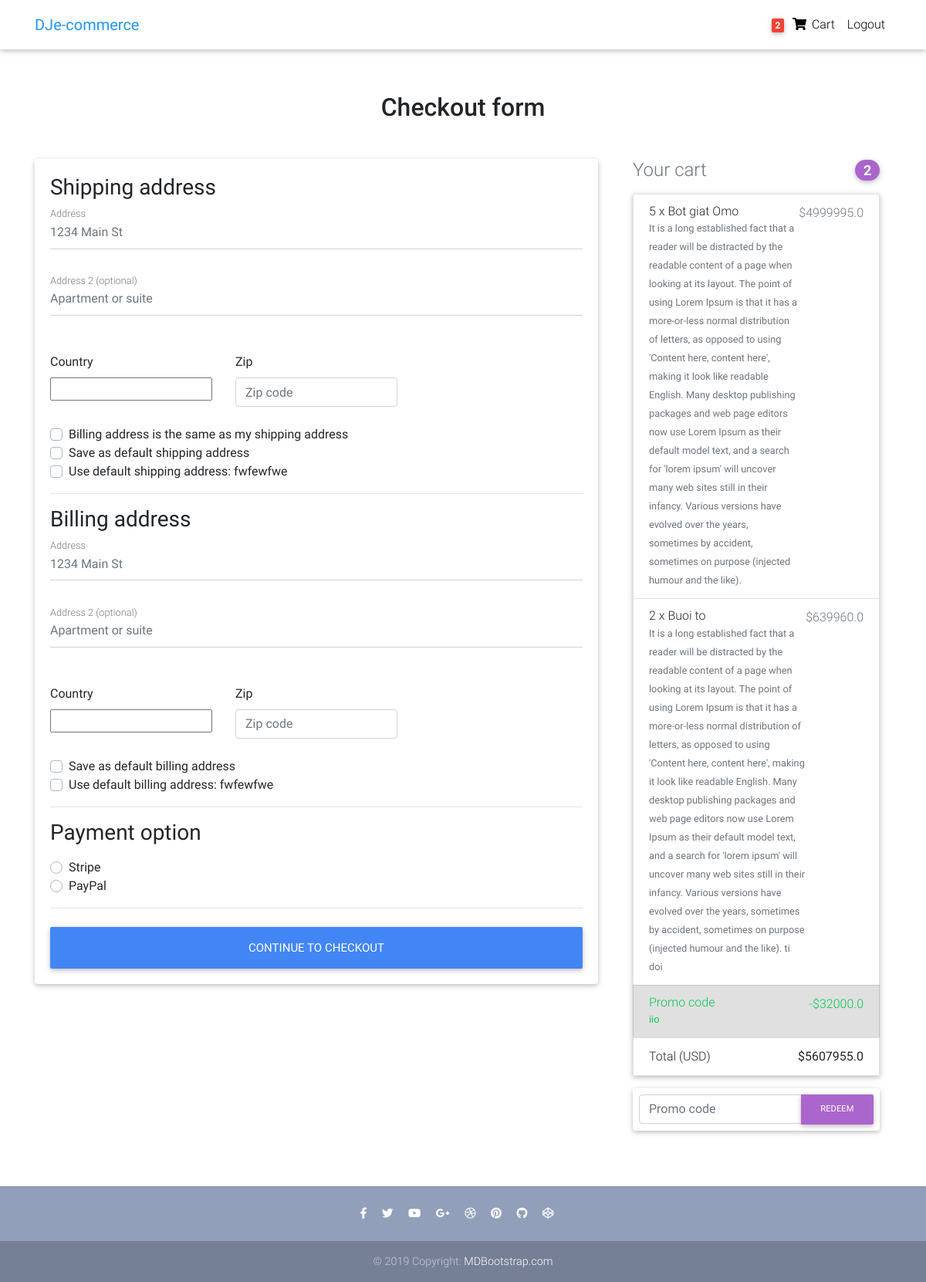
Screenshot of /checkout/ (signed in) with the database file from the repository.
### core/models.py (models this page shows, shortened)
class Order(models.Model):
    user = models.ForeignKey(settings.AUTH_USER_MODEL,
                             on_delete=models.CASCADE)
    ref_code = models.CharField(max_length=20, blank=True, null=True)
    items = models.ManyToManyField(OrderItem)
    start_date = models.DateTimeField(auto_now_add=True)
    ordered_date = models.DateTimeField()
    ordered = models.BooleanField(default=False)
    shipping_address = models.ForeignKey(
        'Address', related_name='shipping_address', on_delete=models.SET_NULL, blank=True, null=True)
    billing_address = models.ForeignKey(
        'Address', related_name='billing_address', on_delete=models.SET_NULL, blank=True, null=True)
    payment = models.ForeignKey(
        'Payment', on_delete=models.SET_NULL, blank=True, null=True)
    coupon = models.ForeignKey(
        'Coupon', on_delete=models.SET_NULL, blank=True, null=True)
    being_delivered = models.BooleanField(default=False)
    received = models.BooleanField(default=False)
    refund_requested = models.BooleanField(default=False)
    refund_granted = models.BooleanField(default=False)
    '''
    1. Item added to cart
    2. Adding a billing address
    (Failed checkout) -> no chua lam ne. dm no nua
    3. Payment
    (Preprocessing, processing, packaging etc.)
    4. Being delivered
    5. Received
    6. Refunds
    '''
    def get_total(self):
        total = 0
        for order_item in self.items.all():
            total += order_item.get_final_price()
        if self.coupon:
            total -= self.coupon.amount
        return total

class Address(models.Model):
    user = models.ForeignKey(settings.AUTH_USER_MODEL,
                             on_delete=models.CASCADE)
    street_address = models.CharField(max_length=100)
    apartment_address = models.CharField(max_length=100)
    country = CountryField(multiple=False)
    zip = models.CharField(max_length=100)
    address_type = models.CharField(max_length=1, choices=ADDRESS_CHOICES)
    default = models.BooleanField(default=False)
    class Meta:
        verbose_name_plural = 'Addresses'

class OrderItem(models.Model):
    user = models.ForeignKey(settings.AUTH_USER_MODEL,
                             on_delete=models.CASCADE)
    ordered = models.BooleanField(default=False)
    item = models.ForeignKey(Item, on_delete=models.CASCADE)
    quantity = models.IntegerField(default=1)
    def get_total_item_price(self):
        return self.quantity * self.item.price
    def get_total_discount_item_price(self):
        return self.quantity * self.item.discount_price
    def get_final_price(self):
        if self.item.discount_price:
            return self.get_total_discount_item_price()
        return self.get_total_item_price()

class Item(models.Model):
    title = models.CharField(max_length=100)
    price = models.FloatField()
    discount_price = models.FloatField(blank=True, null=True)
    category = models.CharField(choices=CATEGORY_CHOICES, max_length=2)
    label = models.CharField(choices=LABEL_CHOICES, max_length=1)
    slug = models.SlugField()
    description = models.TextField()
    image = models.ImageField()

class Coupon(models.Model):
    code = models.CharField(max_length=15)
    amount = models.FloatField()

### core/views.py (the view, shortened to what this page needs)
# urls.py: path('checkout/', CheckoutView.as_view(), name='checkout'),
class CheckoutView(View):
    def get(self, *args, **kwargs):
        try:
            order = Order.objects.get(user=self.request.user, ordered=False)
            form = CheckoutForm()
            context = {
                'form': form,
                'couponform': CouponForm(),
                'order': order,
                'DISPLAY_COUPON_FORM': True
            }
            shipping_address_qs = Address.objects.filter(
                user=self.request.user,
                address_type='S',
                default=True
            )
            if shipping_address_qs.exists():
                context.update(
                    {'default_shipping_address': shipping_address_qs[0]})
            billing_address_qs = Address.objects.filter(
                user=self.request.user,
                address_type='B',
                default=True
            )
            if billing_address_qs.exists():
                context.update(
                    {'default_billing_address': billing_address_qs[0]})
            return render(self.request, "checkout.html", context)
        except ObjectDoesNotExist:
            messages.info(self.request, "You do not have an active order")
            return redirect("core:checkout")

### core/forms.py
class CheckoutForm(forms.Form):
    shipping_address = forms.CharField(required=False)
    shipping_address2 = forms.CharField(required=False)
    shipping_country = CountryField(blank_label='(select country)').formfield(
        required=False,
        widget=CountrySelectWidget(attrs={
            'class': 'custom-select d-block w-100',
        }))
    shipping_zip = forms.CharField(required=False)
    billing_address = forms.CharField(required=False)
    billing_address2 = forms.CharField(required=False)
    billing_country = CountryField(blank_label='(select country)').formfield(
        required=False,
        widget=CountrySelectWidget(attrs={
            'class': 'custom-select d-block w-100',
        }))
    billing_zip = forms.CharField(required=False)
    same_billing_address = forms.BooleanField(required=False)
    set_default_shipping = forms.BooleanField(required=False)
    use_default_shipping = forms.BooleanField(required=False)
    set_default_billing = forms.BooleanField(required=False)
    use_default_billing = forms.BooleanField(required=False)
    payment_option = forms.ChoiceField(
        widget=forms.RadioSelect, choices=PAYMENT_CHOICES)

class CouponForm(forms.Form):
    code = forms.CharField(widget=forms.TextInput(attrs={
        'class': 'form-control',
        'placeholder': 'Promo code',
        'aria-label': 'Recipient\'s username',
        'aria-describedby': 'basic-addon2'
    }))

### core/templatetags/cart_template_tags.py (called while the page is built)
@register.filter
def cart_item_count(user):
    if user.is_authenticated:
        qs = Order.objects.filter(user=user, ordered=False)
        if qs.exists():
            return qs[0].items.count()
    return 0

### templates/checkout.html (shortened to what this page needs)
{% extends "base.html" %}
{% load crispy_forms_tags %}
{% block content %}
  <main >
    <div class="container wow fadeIn">
      <h2 class="my-5 h2 text-center">Checkout form</h2>
      <div class="row">
        <div class="col-md-8 mb-4">
          <div class="card">
            <form method="POST" class="card-body">
              <h3>Shipping address</h3>
              <div class='hideable_shipping_form'>
                <div class="md-form mb-5">
                  <input type='text' placeholder='1234 Main St' id='shipping_address' name='shipping_address' class='form-control' />
                  <label for="shipping_address" class="">Address</label>
                </div>
                <div class="md-form mb-5">
                  <input type='text' placeholder='Apartment or suite' id='shipping_address2' name='shipping_address2' class='form-control' />
                  <label for="shipping_address2" class="">Address 2 (optional)</label>
                </div>
                <div class="row">
                  <div class="col-lg-4 col-md-12 mb-4">
                    <label for="country">Country</label>
                    {{ form.shipping_country }}
                  </div>
                  <div class="col-lg-4 col-md-6 mb-4">
                    <label for="shipping_zip">Zip</label>
                    <input type='text' placeholder='Zip code' id='shipping_zip' name='shipping_zip' class='form-control' />
                  </div>
                </div>
                <div class="custom-control custom-checkbox">
                  <label class="custom-control-label" for="same_billing_address">Billing address is the same as my shipping address</label>
                </div>
                <div class="custom-control custom-checkbox">
                  <label class="custom-control-label" for="set_default_shipping">Save as default shipping address</label>
                </div>
              </div>
              {% if default_shipping_address %}
              <div class="custom-control custom-checkbox">
                <label class="custom-control-label" for="use_default_shipping">Use default shipping address: {{ default_shipping_address.street_address|truncatechars:10 }}</label>
              </div>
              {% endif %}
              <hr>
              <h3>Billing address</h3>
              <div class='hideable_billing_form'>
                <div class="md-form mb-5">
                  <input type='text' placeholder='1234 Main St' id='billing_address' name='billing_address' class='form-control' />
                  <label for="billing_address" class="">Address</label>
                </div>
                <div class="md-form mb-5">
                  <input type='text' placeholder='Apartment or suite' id='billing_address2' name='billing_address2' class='form-control' />
                  <label for="billing_address2" class="">Address 2 (optional)</label>
                </div>
                <div class="row">
                  <div class="col-lg-4 col-md-12 mb-4">
                    <label for="country">Country</label>
                    {{ form.billing_country }}
                  </div>
                  <div class="col-lg-4 col-md-6 mb-4">
                    <label for="billing_zip">Zip</label>
                    <input type='text' placeholder='Zip code' id='billing_zip' name='billing_zip' class='form-control' />
                  </div>
                </div>
                <div class="custom-control custom-checkbox">
                  <label class="custom-control-label" for="set_default_billing">Save as default billing address</label>
                </div>
              </div>
              {% if default_billing_address %}
              <div class="custom-control custom-checkbox">
                <label class="custom-control-label" for="use_default_billing">Use default billing address: {{ default_billing_address.street_address|truncatechars:10 }}</label>
              </div>
              {% endif %}
              <hr>
              <h3>Payment option</h3>
              <div class="d-block my-3">
                {% for value, name in form.fields.payment_option.choices %}
                <div class="custom-control custom-radio">
                  <label class="custom-control-label" for="{{ name }}">{{ name }}</label>
                </div>
                {% endfor %}
              </div>
              <hr class="mb-4">
              <button class="btn btn-primary btn-lg btn-block" type="submit">Continue to checkout</button>
            </form>
          </div>
        </div>
        <div class="col-md-4 mb-4">
          {% include "order_snippet.html" %}
        </div>
      </div>
    </div>
  </main>
{% endblock content %}

### templates/navbar.html (shortened to what this page needs)
{% load cart_template_tags %}
<nav class="navbar fixed-top navbar-expand-lg navbar-light white scrolling-navbar">
    <div class="container">
      <a class="navbar-brand waves-effect" href="/">
        <strong class="blue-text">DJe-commerce</strong>
      </a>
      <div class="collapse navbar-collapse" id="navbarSupportedContent">
        <ul class="navbar-nav nav-flex-icons">
          {% if request.user.is_authenticated %}
          <li class="nav-item">
            <a href="{% url 'core:order-summary' %}" class="nav-link waves-effect">
              <span class="badge red z-depth-1 mr-1"> {{ request.user|cart_item_count }} </span>
              <i class="fas fa-shopping-cart"></i>
              <span class="clearfix d-none d-sm-inline-block"> Cart </span>
            </a>
          </li>
          <li class="nav-item">
            <a class="nav-link waves-effect" href="{% url 'account_logout' %}">
              <span class="clearfix d-none d-sm-inline-block"> Logout </span>
            </a>
          </li>
          {% endif %}
        </ul>
      </div>
    </div>
  </nav>

### templates/order_snippet.html (shortened to what this page needs)
<div class="col-md-12 mb-4">
    <h4 class="d-flex justify-content-between align-items-center mb-3">
    <span class="text-muted">Your cart</span>
    <span class="badge badge-secondary badge-pill">{{ order.items.count }}</span>
    </h4>
    <ul class="list-group mb-3 z-depth-1">
    {% for order_item in order.items.all %}
    <li class="list-group-item d-flex justify-content-between lh-condensed">
        <div>
        <h6 class="my-0">{{ order_item.quantity }} x {{ order_item.item.title}}</h6>
        <small class="text-muted">{{ order_item.item.description}}</small>
        </div>
        <span class="text-muted">${{ order_item.get_final_price }}</span>
    </li>
    {% endfor %}
    {% if order.coupon %}
    <li class="list-group-item d-flex justify-content-between bg-light">
        <div class="text-success">
        <h6 class="my-0">Promo code</h6>
        <small>{{ order.coupon.code }}</small>
        </div>
        <span class="text-success">-${{ order.coupon.amount }}</span>
    </li>
    {% endif %}
    <li class="list-group-item d-flex justify-content-between">
        <span>Total (USD)</span>
        <strong>${{ order.get_total }}</strong>
    </li>
    </ul>
    {% if DISPLAY_COUPON_FORM %}
    <form class="card p-2" action="{% url 'core:add-coupon' %}" method="POST">
        <div class="input-group">
            {{ couponform.code }}
            <div class="input-group-append">
            <button class="btn btn-secondary btn-md waves-effect m-0" type="submit">Redeem</button>
            </div>
        </div>
    </form>
    {% endif %}
</div>

### templates/base.html (style rules this page uses)
html, body, header, .carousel { height: 60vh; }

### rows the page displays
Address: street_address "fwfewfwe"
Address: street_address "fwfewfwe"
Order: items.count "2", coupon.code "iio", coupon.amount "32000.0", get_total "5607955.0"
OrderItem: quantity "5", item "Bot giat Omo", item.description "It is a long established fact that a reader will be distracted by the readable content of a page when looking at its layout. The point of using Lorem Ipsum is that it has a more-or-less normal distribution of letters, as opposed to using 'Content here, content here', making it look like readable English. Many desktop publishing packages and web page editors now use Lorem Ipsum as their default model text, and a search for 'lorem ipsum' will uncover many web sites still in their infancy. Various versions have evolved over the years, sometimes by accident, sometimes on purpose (injected humour and the like).", get_final_price "4999995.0"
OrderItem: quantity "2", item "Buoi to", item.description "It is a long established fact that a reader will be distracted by the readable content of a page when looking at its layout. The point of using Lorem Ipsum is that it has a more-or-less normal distribution of letters, as opposed to using 'Content here, content here', making it look like readable English. Many desktop publishing packages and web page editors now use Lorem Ipsum as their default model text, and a search for 'lorem ipsum' will uncover many web sites still in their infancy. Various versions have evolved over the years, sometimes by accident, sometimes on purpose (injected humour and the like). ti doi", get_final_price "639960.0"

### other values shown
{{ request.user|cart_item_count }} "2"
{{ name }} "Stripe" "PayPal"
